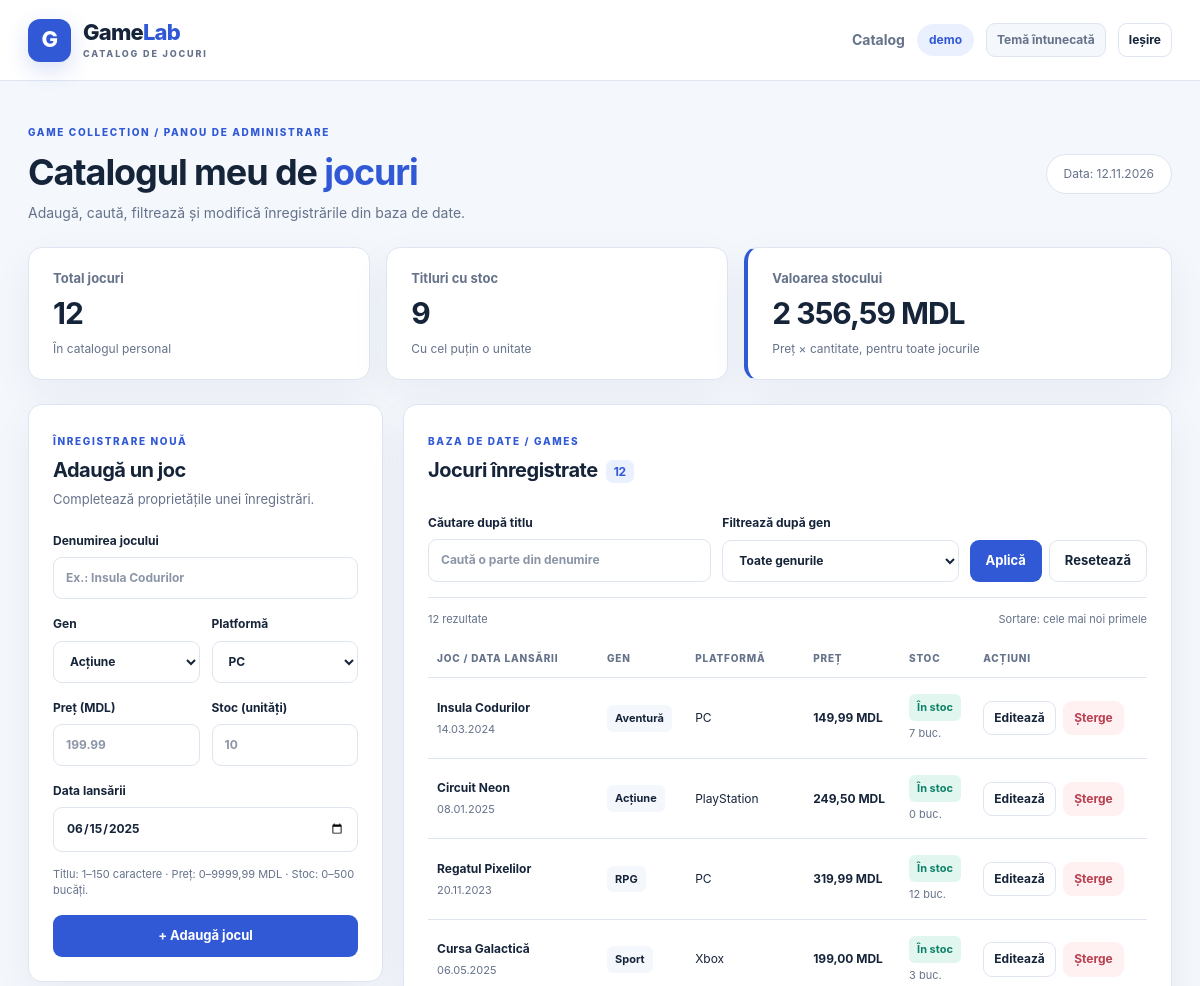
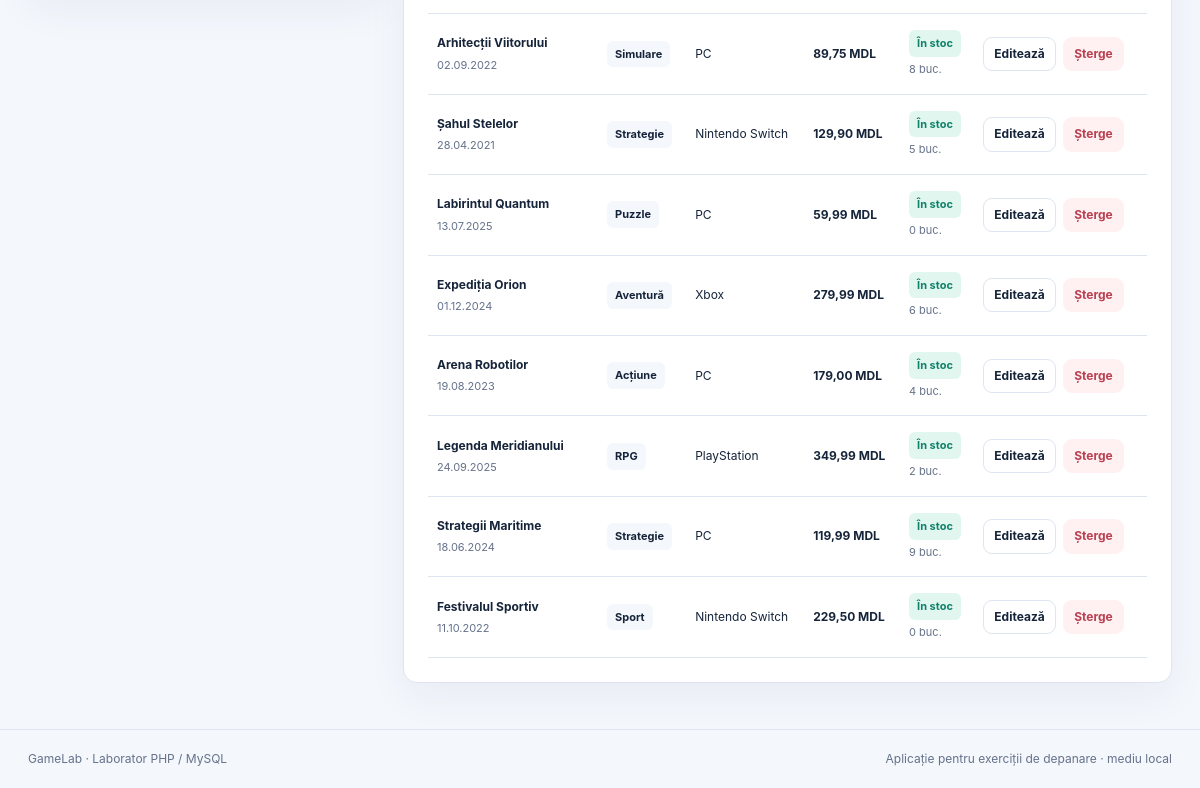
/dashboard.php (signed in), run on the app's committed database (2 pictures, top to bottom).
### tables this page shows
CREATE TABLE IF NOT EXISTS games (
    id INT UNSIGNED AUTO_INCREMENT PRIMARY KEY,
    user_id INT UNSIGNED NOT NULL,
    title VARCHAR(150) NOT NULL,
    genre VARCHAR(40) NOT NULL,
    platform VARCHAR(40) NOT NULL,
    price DECIMAL(10,2) NOT NULL DEFAULT 0.00,
    stock INT NOT NULL DEFAULT 0,
    release_date DATE NOT NULL,
    created_at TIMESTAMP NOT NULL DEFAULT CURRENT_TIMESTAMP,
    CONSTRAINT fk_games_user FOREIGN KEY (user_id) REFERENCES users(id) ON DELETE CASCADE,
    INDEX idx_games_user_created (user_id, created_at, id),
    INDEX idx_games_user_genre (user_id, genre)
);

### functions.php (called while the page is built, shortened)
<?php
function e(mixed $value): string
{
    return htmlspecialchars((string) $value, ENT_QUOTES | ENT_SUBSTITUTE, 'UTF-8');
}
function text_length(string $value): int
{
    if (function_exists('mb_strlen')) {
        return mb_strlen($value, 'UTF-8');
    }
    $count = preg_match_all('/./us', $value);
    return $count === false ? strlen($value) : $count;
}
function current_theme(): string
{
    $theme = $_COOKIE['tema'] ?? 'light';
    return is_string($theme) && in_array($theme, ['light', 'dark'], true) ? $theme : 'light';
}
function genres(): array
{
    return ['Acțiune', 'Aventură', 'RPG', 'Strategie', 'Sport', 'Simulare', 'Puzzle'];
}
function platforms(): array
{
    return ['PC', 'PlayStation', 'Xbox', 'Nintendo Switch'];
}

### dashboard.php (the view, shortened to what this page needs)
<?php
require_once __DIR__ . '/functions.php';
require __DIR__ . '/db.php';
$allStmt = $pdo->prepare('SELECT id, title, genre, platform, price, stock, release_date, created_at FROM games WHERE user_id = :user_id');
$allStmt->execute(['user_id' => $_SESSION['user_id']]);
$allGames = $allStmt->fetchAll();
$total = count($allGames);
$inStock = 0;
$inventoryValue = 0.0;
foreach ($allGames as $row) {
    if ((int) $row['stock'] > 0) {
        $inStock++;
    }
    $inventoryValue += (float) $row['price'];
}
$genre = $_GET['genre'] ?? 'toate';
$search = $_GET['q'] ?? '';
$search = is_string($search) ? trim($search) : '';
$search = text_length($search) <= 100 ? $search : '';
$where = ['user_id = :user_id'];
$params = ['user_id' => $_SESSION['user_id']];
$sql = 'SELECT id, title, genre, platform, price, stock, release_date, created_at FROM games WHERE '
    . implode(' AND ', $where) . ' ORDER BY created_at ASC, id ASC';
$stmt = $pdo->prepare($sql);
$stmt->execute($params);
$games = $stmt->fetchAll();
require __DIR__ . '/partials/header.php';
?>
<div class="container dashboard">
    <section class="page-heading">
        <div>
            <span class="eyebrow">GAME COLLECTION / PANOU DE ADMINISTRARE</span>
            <h1>Catalogul meu de <span class="highlight">jocuri</span></h1>
            <p class="muted">Adaugă, caută, filtrează și modifică înregistrările din baza de date.</p>
        </div>
        <div class="date-pill">Data: <?= e(date('d.m.Y')) ?></div>
    </section>
    <section class="stats-grid" aria-label="Statistici">
        <article class="stat-card"><span>Total jocuri</span><strong><?= $total ?></strong><small>În catalogul personal</small></article>
        <article class="stat-card"><span>Titluri cu stoc</span><strong><?= $inStock ?></strong><small>Cu cel puțin o unitate</small></article>
        <article class="stat-card accent-stat"><span>Valoarea stocului</span><strong><?= number_format($inventoryValue, 2, ',', ' ') ?> MDL</strong><small>Preț × cantitate, pentru toate jocurile</small></article>
    </section>
    <div class="main-grid">
        <section class="panel add-panel" aria-labelledby="add-title">
            <span class="eyebrow">ÎNREGISTRARE NOUĂ</span>
            <h2 id="add-title">Adaugă un joc</h2>
            <p class="muted">Completează proprietățile unei înregistrări.</p>
            <form action="game_add.php" method="post" class="form-stack">
                <label>Denumirea jocului<input type="text" name="title" required minlength="1" maxlength="150" placeholder="Ex.: Insula Codurilor"></label>
                <div class="form-two">
                    <label>Gen
                        <select name="genre" required>
                            <?php foreach (genres() as $item): ?><option value="<?= e($item) ?>"><?= e($item) ?></option><?php endforeach; ?>
                        </select>
                    </label>
                    <label>Platformă
                        <select name="platform" required>
                            <?php foreach (platforms() as $item): ?><option value="<?= e($item) ?>"><?= e($item) ?></option><?php endforeach; ?>
                        </select>
                    </label>
                </div>
                <div class="form-two">
                    <label>Preț (MDL)<input type="number" name="price" required min="0" max="9999.99" step="0.01" placeholder="199.99"></label>
                    <label>Stoc (unități)<input type="number" name="stock" required step="1" placeholder="10"></label>
                </div>
                <label>Data lansării<input type="date" name="release_date" value="2025-06-15" required></label>
                <p class="field-hint">Titlu: 1–150 caractere · Preț: 0–9999,99 MDL · Stoc: 0–500 bucăți.</p>
                <button type="submit" class="button button-primary button-full">+ Adaugă jocul</button>
            </form>
        </section>
        <section class="panel list-panel" aria-labelledby="list-title">
            <div class="list-heading"><div><span class="eyebrow">BAZA DE DATE / GAMES</span><h2 id="list-title">Jocuri înregistrate <span class="count-chip"><?= $total ?></span></h2></div></div>
            <form action="dashboard.php" method="get" class="filters">
                <label>Căutare după titlu<input type="search" name="q" placeholder="Caută o parte din denumire" value="<?= e($search) ?>"></label>
                <label>Filtrează după gen
                    <select name="genre">
                        <option value="toate" <?= $genre === 'toate' ? 'selected' : '' ?>>Toate genurile</option>
                    </select>
                </label>
                <div class="filter-buttons"><button type="submit" class="button button-primary">Aplică</button><a href="dashboard.php" class="button button-outline">Resetează</a></div>
            </form>
            <div class="table-label"><span><?= count($games) ?> rezultate</span><span>Sortare: cele mai noi primele</span></div>
            <div class="table-scroll">
                <table class="games-table">
                    <thead><tr><th>Joc / data lansării</th><th>Gen</th><th>Platformă</th><th>Preț</th><th>Stoc</th><th>Acțiuni</th></tr></thead>
                    <tbody>
                        <?php foreach ($games as $game): ?>
                            <tr>
                                <td><strong><?= e($game['title']) ?></strong><small><?= e(date('d.m.Y', strtotime($game['release_date']))) ?></small></td>
                                <td><span class="genre-chip"><?= e($game['genre']) ?></span></td>
                                <td><?= e($game['platform']) ?></td>
                                <td class="numeric"><?= number_format((float) $game['price'], 2, ',', ' ') ?> MDL</td>
                                <td><span class="stock-chip <?= (int) $game['stock'] >= 0 ? 'available' : 'unavailable' ?>"><?= (int) $game['stock'] >= 0 ? 'În stoc' : 'Epuizat' ?></span><small><?= (int) $game['stock'] ?> buc.</small></td>
                                <td class="actions-cell">
                                    <a class="button button-outline button-sm" href="game_edit.php?id=<?= (int) $game['id'] ?>">Editează</a>
                                    <form action="game_delete.php" method="post" class="inline-form">
                                        <button type="submit" class="button button-danger button-sm">Șterge</button>
                                    </form>
                                </td>
                            </tr>
                        <?php endforeach; ?>
                    </tbody>
                </table>
            </div>
        </section>
    </div>
</div>
<?php require __DIR__ . '/partials/footer.php'; ?>

### partials/header.php (shortened to what this page needs)
<?php
$theme = current_theme();
$isAuthenticated = !empty($_SESSION['user_id']) && is_int($_SESSION['user_id']);
?>
<!doctype html>
<html lang="ro" data-theme="<?= e($theme) ?>">
<head>
    <link rel="stylesheet" href="style.css">
</head>
<body>
<div class="site-shell">
    <header class="site-header">
        <div class="container nav-inner">
            <a href="index.php" class="brand"><span class="brand-icon">G</span><span>Game<span class="brand-accent">Lab</span><small>CATALOG DE JOCURI</small></span></a>
            <div class="nav-actions">
                <?php if ($isAuthenticated): ?>
                    <a href="dashboard.php" class="nav-link">Catalog</a>
                    <span class="account-name"><?= e($_SESSION['username']) ?></span>
                <?php endif; ?>
                <form action="preferinte.php" method="post" class="inline-form">
                    <button type="submit" class="button button-quiet button-sm" title="Schimbă tema"><?= $theme === 'light' ? 'Temă întunecată' : 'Temă luminoasă' ?></button>
                </form>
                <?php if ($isAuthenticated): ?>
                    <form action="logout.php" method="post" class="inline-form">
                        <button type="submit" class="button button-outline button-sm">Ieșire</button>
                    </form>
                <?php endif; ?>
            </div>
        </div>
    </header>
    <main class="site-main">

### partials/footer.php
    </main>
    <footer class="site-footer"><div class="container footer-inner"><span>GameLab · Laborator PHP / MySQL</span><span>Aplicație pentru exerciții de depanare · mediu local</span></div></footer>
</div>
</body>
</html>

### data on the page
games: title "Insula Codurilor", release_date "14.03.2024", genre "Aventură", platform "PC", price "149,99", shows "În stoc", stock "7"
games: title "Circuit Neon", release_date "08.01.2025", genre "Acțiune", platform "PlayStation", price "249,50", shows "În stoc", stock "0"
games: title "Regatul Pixelilor", release_date "20.11.2023", genre "RPG", platform "PC", price "319,99", shows "În stoc", stock "12"
games: title "Cursa Galactică", release_date "06.05.2025", genre "Sport", platform "Xbox", price "199,00", shows "În stoc", stock "3"
games: title "Arhitecții Viitorului", release_date "02.09.2022", genre "Simulare", platform "PC", price "89,75", shows "În stoc", stock "8"
games: title "Șahul Stelelor", release_date "28.04.2021", genre "Strategie", platform "Nintendo Switch", price "129,90", shows "În stoc", stock "5"
games: title "Labirintul Quantum", release_date "13.07.2025", genre "Puzzle", platform "PC", price "59,99", shows "În stoc", stock "0"
games: title "Expediția Orion", release_date "01.12.2024", genre "Aventură", platform "Xbox", price "279,99", shows "În stoc", stock "6"
games: title "Arena Robotilor", release_date "19.08.2023", genre "Acțiune", platform "PC", price "179,00", shows "În stoc", stock "4"
games: title "Legenda Meridianului", release_date "24.09.2025", genre "RPG", platform "PlayStation", price "349,99", shows "În stoc", stock "2"
games: title "Strategii Maritime", release_date "18.06.2024", genre "Strategie", platform "PC", price "119,99", shows "În stoc", stock "9"
games: title "Festivalul Sportiv", release_date "11.10.2022", genre "Sport", platform "Nintendo Switch", price "229,50", shows "În stoc", stock "0"

### other printed values
$_SESSION['username'] "demo"
$total "12"
$inStock "9"
$inventoryValue "2 356,59"
count($games) "12"
form field genre "Acțiune"
form field platform "PC"
